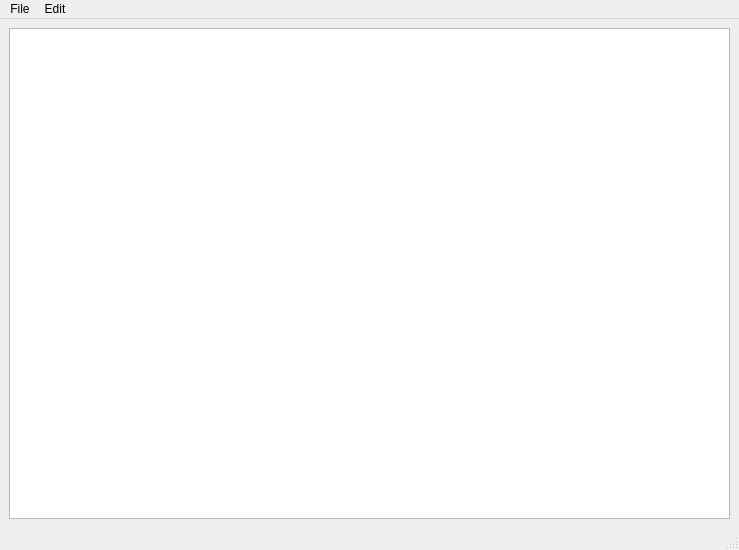
<ui version="4.0" >
 <class>ConfigurationEditor</class>
 <widget class="QMainWindow" name="ConfigurationEditor" >
  <property name="geometry" >
   <rect>
    <x>0</x>
    <y>0</y>
    <width>739</width>
    <height>550</height>
   </rect>
  </property>
  <property name="windowTitle" >
   <string>MainWindow</string>
  </property>
  <widget class="QWidget" name="centralwidget" >
   <layout class="QHBoxLayout" >
    <property name="margin" >
     <number>9</number>
    </property>
    <property name="spacing" >
     <number>6</number>
    </property>
    <item>
     <widget class="QTextEdit" name="contents_" />
    </item>
   </layout>
  </widget>
  <widget class="QMenuBar" name="menubar" >
   <property name="geometry" >
    <rect>
     <x>0</x>
     <y>0</y>
     <width>739</width>
     <height>22</height>
    </rect>
   </property>
   <widget class="QMenu" name="menuEdit" >
    <property name="title" >
     <string>Edit</string>
    </property>
    <addaction name="actionUndo" />
    <addaction name="actionRedo" />
    <addaction name="separator" />
    <addaction name="actionCut" />
    <addaction name="actionCopy" />
    <addaction name="actionPaste" />
   </widget>
   <widget class="QMenu" name="menuFile" >
    <property name="title" >
     <string>File</string>
    </property>
    <addaction name="actionSave" />
    <addaction name="actionRevert" />
    <addaction name="separator" />
    <addaction name="actionClose" />
   </widget>
   <addaction name="menuFile" />
   <addaction name="menuEdit" />
  </widget>
  <widget class="QStatusBar" name="statusbar" />
  <action name="actionSave" >
   <property name="text" >
    <string>Save</string>
   </property>
   <property name="shortcut" >
    <string>Ctrl+S</string>
   </property>
  </action>
  <action name="actionRevert" >
   <property name="text" >
    <string>Revert</string>
   </property>
  </action>
  <action name="actionClose" >
   <property name="text" >
    <string>Close</string>
   </property>
   <property name="shortcut" >
    <string>Ctrl+W</string>
   </property>
  </action>
  <action name="actionCut" >
   <property name="text" >
    <string>Cut</string>
   </property>
   <property name="shortcut" >
    <string>Ctrl+X</string>
   </property>
  </action>
  <action name="actionCopy" >
   <property name="text" >
    <string>Copy</string>
   </property>
   <property name="shortcut" >
    <string>Ctrl+C</string>
   </property>
  </action>
  <action name="actionPaste" >
   <property name="text" >
    <string>Paste</string>
   </property>
   <property name="shortcut" >
    <string>Ctrl+V</string>
   </property>
  </action>
  <action name="actionUndo" >
   <property name="text" >
    <string>Undo</string>
   </property>
   <property name="shortcut" >
    <string>Ctrl+Z</string>
   </property>
  </action>
  <action name="actionRedo" >
   <property name="text" >
    <string>Redo</string>
   </property>
   <property name="shortcut" >
    <string>Ctrl+Shift+Z</string>
   </property>
  </action>
 </widget>
 <resources/>
 <connections/>
</ui>
